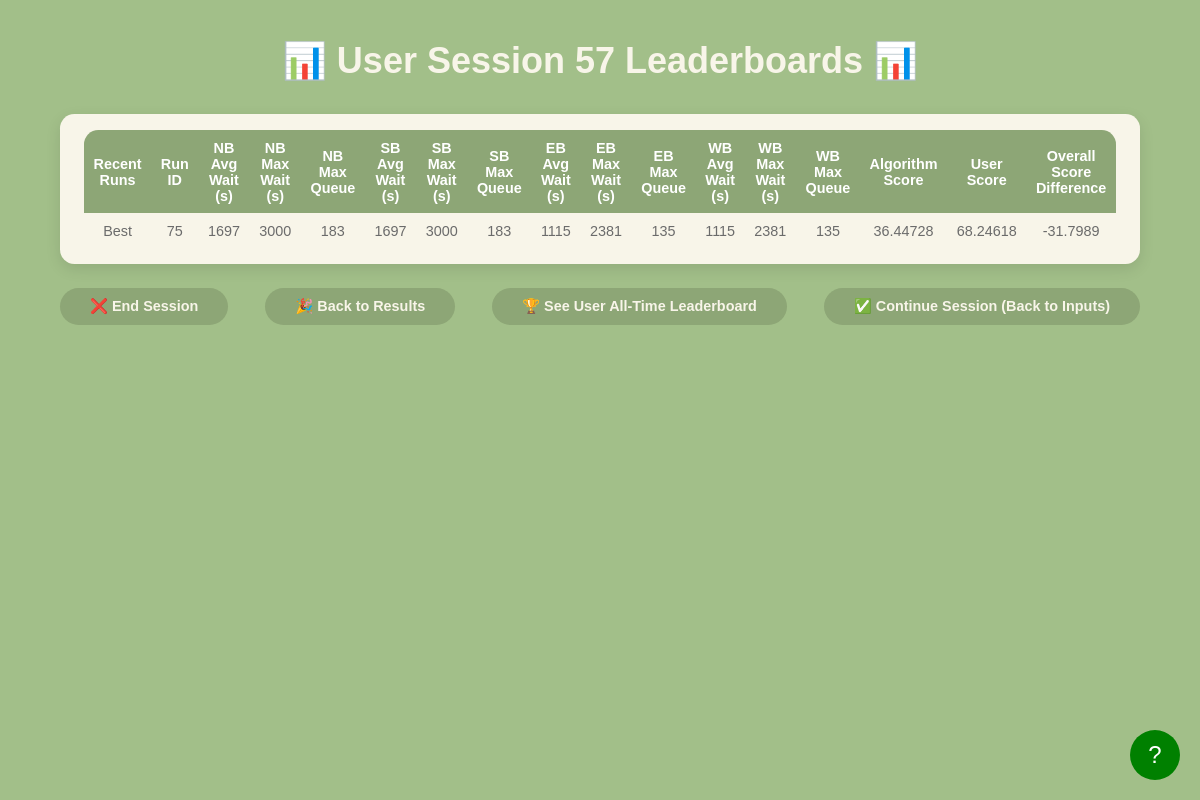
Screenshot of /session_leaderboard?session_id=57 with the database file from the repository.
### models.py (models this page shows, shortened)
class LeaderboardResult(db.Model):
    __tablename__ = 'leaderboard_results'
    id = db.Column(db.Integer, primary_key=True, autoincrement=True)
    run_id = db.Column(db.Integer, db.ForeignKey('configurations.run_id'), nullable=False)
    session_id = db.Column(db.Integer, db.ForeignKey('sessions.id'), nullable=False)
    avg_wait_time_north = db.Column(db.Float, nullable=False)
    max_wait_time_north = db.Column(db.Float, nullable=False)
    max_queue_length_north = db.Column(db.Integer, nullable=False)
    avg_wait_time_south = db.Column(db.Float, nullable=False)
    max_wait_time_south = db.Column(db.Float, nullable=False)
    max_queue_length_south = db.Column(db.Integer, nullable=False)
    avg_wait_time_east = db.Column(db.Float, nullable=False)
    max_wait_time_east = db.Column(db.Float, nullable=False)
    max_queue_length_east = db.Column(db.Integer, nullable=False)
    avg_wait_time_west = db.Column(db.Float, nullable=False)
    max_wait_time_west = db.Column(db.Float, nullable=False)
    max_queue_length_west = db.Column(db.Integer, nullable=False)

### app.py (the view)
@app.route('/session_leaderboard')
def session_leaderboard_page():
    session_id = request.args.get('session_id', type=int)
    if not session_id:
        active_session = Session.query.filter_by(active=True).order_by(Session.id.desc()).first()
        session_id = active_session.id if active_session else None
    runs = get_recent_runs_with_scores(session_id) if session_id else []
    print(get_all_time_best_configurations())
    return render_template('session_leaderboard.html', runs=runs, session_id=session_id)

### templates/session_leaderboard.html (shortened to what this page needs)
<!DOCTYPE html>
<html lang="en">
<head>
    <link rel="stylesheet" href="{{ url_for('static', filename='css/session_leaderboard.css') }}">
</head>
<body>
    <div class="header">
        <h1>📊 User Session {{ session_id }} Leaderboards 📊</h1>
    </div>
    <div class="leaderboard-container">
        <table>
            <thead>
                <tr>
                    <th>Recent Runs</th>
                    <th>Run ID</th>
                    <th>NB Avg Wait (s)</th>
                    <th>NB Max Wait (s)</th>
                    <th>NB Max Queue</th>
                    <th>SB Avg Wait (s)</th>
                    <th>SB Max Wait (s)</th>
                    <th>SB Max Queue</th>
                    <th>EB Avg Wait (s)</th>
                    <th>EB Max Wait (s)</th>
                    <th>EB Max Queue</th>
                    <th>WB Avg Wait (s)</th>
                    <th>WB Max Wait (s)</th>
                    <th>WB Max Queue</th>
                    <th>Algorithm Score</th>
                    <th>User Score</th>
                    <th>Overall Score Difference</th>
                </tr>
            </thead>
            <tbody>
                {% if runs and runs|length > 0 %}
                    {% for run in runs %}
                    <tr onclick="handleRowClick(this)">
                        <td>
                            {% if loop.first %}
                                Best
                            {% else %}
                                {{ loop.index0 }}
                            {% endif %}
                        </td>
                        <td>{{ run.run_id }}</td>
                        <td>{{ run.nb_avg_wait|round|int }}</td>
                        <td>{{ run.nb_max_wait|round|int }}</td>
                        <td>{{ run.nb_max_queue|round|int }}</td>
                        <td>{{ run.sb_avg_wait|round|int }}</td>
                        <td>{{ run.sb_max_wait|round|int }}</td>
                        <td>{{ run.sb_max_queue|round|int }}</td>
                        <td>{{ run.eb_avg_wait|round|int }}</td>
                        <td>{{ run.eb_max_wait|round|int }}</td>
                        <td>{{ run.eb_max_queue|round|int }}</td>
                        <td>{{ run.wb_avg_wait|round|int }}</td>
                        <td>{{ run.wb_max_wait|round|int }}</td>
                        <td>{{ run.wb_max_queue|round|int }}</td>
                        <td>{{ run.algorithm_score|round(5) }}</td>
                        <td>{{ run.user_score|round(5) }}</td>
                        <td>{{ run.score|round(5) }}</td>
                    </tr>
                    {% endfor %}
                {% else %}
                    <tr>
                        <td colspan="15">No session runs found.</td>
                    </tr>
                {% endif %}
            </tbody>
        </table>
    </div>
    <div class="nav-container">
        <a class="nav-button" id="endBtn" href="/index">❌ End Session</a>
        <a class="res-button" id="results" href="/back_to_results">🎉 Back to Results</a>
        <a href="/leaderboards">🏆 See User All-Time Leaderboard</a>
        <a class="nav-button" id="backBtn" href="/parameters">✅ Continue Session (Back to Inputs)</a>
    </div>
    <div id="tutorial-button">?</div>
</body>
</html>

### static/css/session_leaderboard.css (style rules this page uses)
* { margin: 0; padding: 0; box-sizing: border-box; }
html, body { width: 100%; height: 100%; overflow: hidden; }
body { background-color: #a2bf89; font-family: 'SF Pro', sans-serif; color: #6b6b6b; display: flex; flex-direction: column; align-items: center; padding: 5vh 0; }
.header { width: 90%; text-align: center; margin-bottom: 4vh; }
.header h1 { font-size: 3vw; color: #f8f5e9; font-weight: 600; }
.leaderboard-container { background-color: #f8f5e9; border-radius: 1.2vw; padding: 2vh 3vh; width: 90%; max-width: 1400px; text-align: center; box-shadow: 0px 5px 15px rgba(0, 0, 0, 0.1); }
table { width: 100%; border-collapse: collapse; border-radius: 1.2vw; overflow: hidden; }
th, td { padding: 1.2vh; text-align: center; font-size: 1.2vw; }
th { background-color: #8da676; color: white; font-weight: bold; }
tbody tr { cursor: pointer; }
.nav-container { width: 90%; max-width: 1400px; margin-top: 3vh; display: flex; justify-content: space-between; }
.nav-container a { text-decoration: none; color: #f8f5e9; background-color: #8da676; padding: 1.2vh 2.5vw; border-radius: 2vw; font-size: 1.2vw; font-weight: 600; transition: background-color 0.3s; }
#tutorial-button { position: fixed; bottom: 20px; right: 20px; width: 50px; height: 50px; border-radius: 50%; background-color: green; color: white; text-align: center; line-height: 50px; font-size: 24px; cursor: pointer; z-index: 1000; }

### rows the page displays
LeaderboardResult: run_id "75", nb_avg_wait "1697", nb_max_wait "3000", nb_max_queue "183", sb_avg_wait "1697", sb_max_wait "3000", sb_max_queue "183", eb_avg_wait "1115", eb_max_wait "2381", eb_max_queue "135", wb_avg_wait "1115", wb_max_wait "2381", wb_max_queue "135", algorithm_score "36.44728", user_score "68.24618", score "-31.7989"

### other values shown
{{ session_id }} "57"
